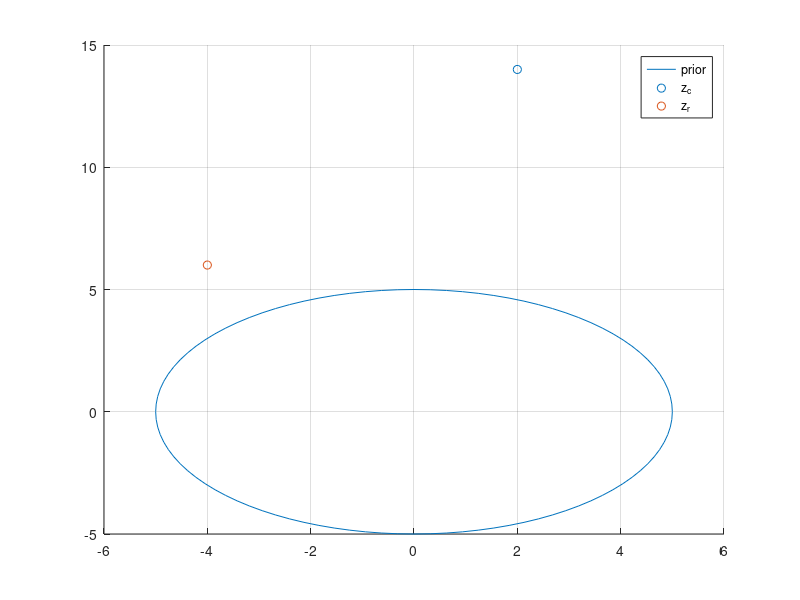
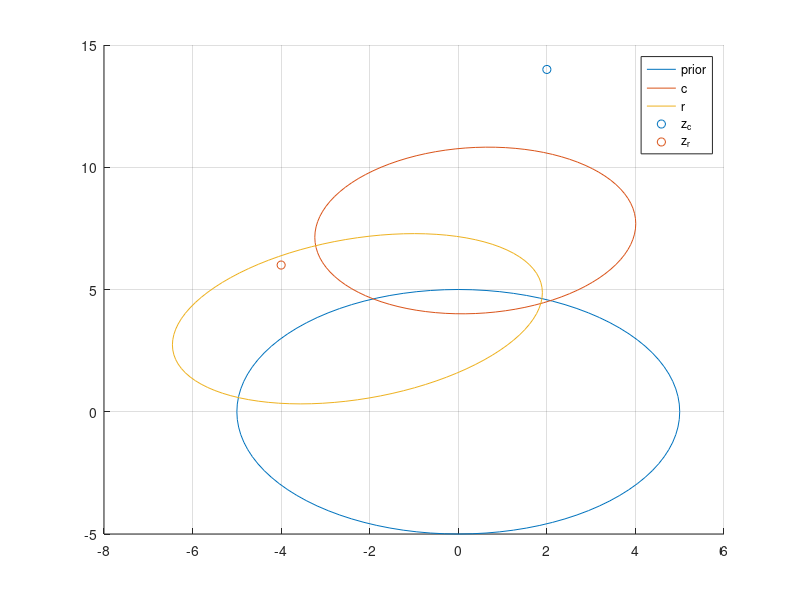
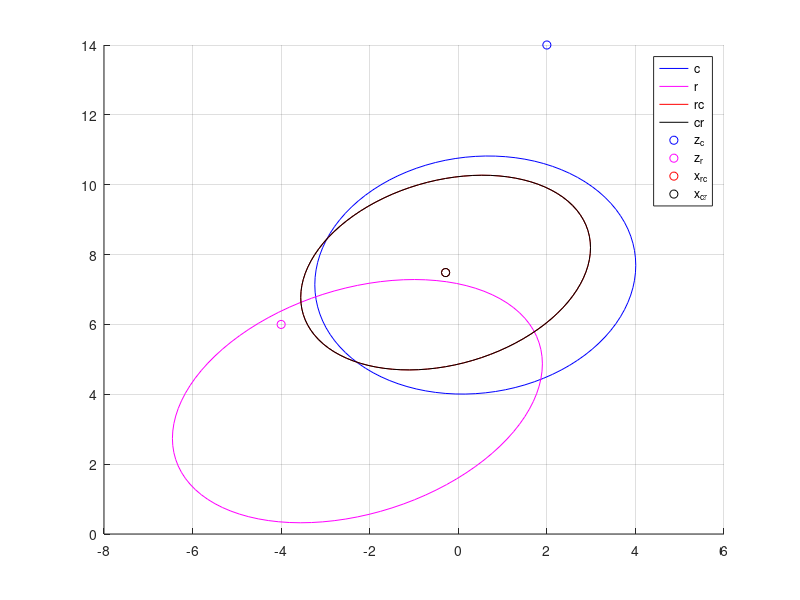

The MATLAB script that drew these images, in order:
% initialize the values
x_bar = zeros(2,1)
P = 25 * eye(2)

H_r = eye(2)
H_c = eye(2)

R_r = [79, 36; 36, 36]
R_c = [28, 4; 4, 22]

z_c = [2; 14]
z_r = [-4; 6]

% set up for plotting ellipses
Npts = 100; % number of points around the circle
circle = [cos( 0:(2*pi/Npts):(2*pi) ); sin( 0:(2*pi/Npts):(2*pi) )];

% initial 1 sigma ellipses
figure(1); clf; hold on; grid on;
data = x_bar + chol(P)' * circle;
plot(data(1,:), data(2, :), 'DisplayName','prior')

% measurements 
scatter(z_c(1), z_c(2), 'DisplayName', 'z_c')
scatter(z_r(1), z_r(2), 'DisplayName', 'z_r')

legend()

%%
% You can make some functions to ease the conditionioning
% FILL IN THE DOTS ...
condition_mean = @(x_bar, z, P, H, R) x_bar+P*H'*inv(H*P*H'+R)*(z-H*x_bar);
condition_cov = @(P, H, R) P-P*H'*inv(H*P*H'+R)*H*P';
%%
% task 5 (f)
% FILL IN FOR THE DOTS ...

% condition on camera
x_bar_c = condition_mean(x_bar,z_c,P,H_c,R_c);
P_c = condition_cov(P,H_c,R_c);

% condition on radar
x_bar_r = condition_mean(x_bar,z_r,P,H_r,R_r);
P_r = condition_cov(P,H_r,R_r);

% Plot 1 sigma ellipses
figure(2); clf; hold on; grid on;
data = x_bar + chol(P)' * circle;
plot( data(1,:), data(2, :) , 'DisplayName','prior')

data = x_bar_c + chol(P_c)' * circle;
plot( data(1,:), data(2, :) , 'DisplayName', 'c')

data = x_bar_r + chol(P_r)' * circle; 
plot( data(1,:), data(2, :) , 'DisplayName', 'r')

% measurements
scatter(z_c(1), z_c(2), 'DisplayName', 'z_c')
scatter(z_r(1), z_r(2), 'DisplayName', 'z_r')
legend()

%%
% task 5 (g)

% condition the already camera conditioned on the radar
x_bar_cr = condition_mean(x_bar_c,z_r,P_c,H_r,R_r);
P_cr = condition_cov(P_c,H_r,R_r);

% condition the already radar conditioned on the camera
x_bar_rc = condition_mean(x_bar_r,z_c,P_r,H_c,R_c);
P_rc = condition_cov(P_r,H_c,R_c);

% Plot 1 sigma ellipses
figure(3); clf; hold on; grid on;

... VISUALIZE ALL ELLIPSES HERE ...

data = x_bar_c + chol(P_c)' * circle;
plot( data(1,:), data(2, :) , 'b', 'DisplayName', 'c')

data = x_bar_r + chol(P_r)' * circle; 
plot( data(1,:), data(2, :) , 'm', 'DisplayName', 'r')

data = x_bar_rc + chol(P_rc)' * circle; 
plot( data(1,:), data(2, :) ,'r', 'DisplayName', 'rc')

data = x_bar_cr + chol(P_cr)' * circle; 
plot( data(1,:), data(2, :) ,'k', 'DisplayName', 'cr')

% meausrements
scatter(z_c(1), z_c(2), 'b', 'DisplayName', 'z_c')
scatter(z_r(1), z_r(2), 'm', 'DisplayName', 'z_r')
scatter(x_bar_rc(1), x_bar_rc(2), 'r', 'DisplayName', 'x_r_c')
scatter(x_bar_cr(1), x_bar_cr(2), 'k', 'DisplayName', 'x_c_r')

legend()